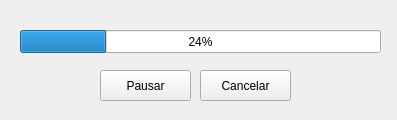
<?xml version="1.0" encoding="UTF-8"?>
<ui version="4.0">
 <class>frmDownloadStatus</class>
 <widget class="QWidget" name="frmDownloadStatus">
  <property name="geometry">
   <rect>
    <x>0</x>
    <y>0</y>
    <width>397</width>
    <height>120</height>
   </rect>
  </property>
  <property name="windowTitle">
   <string>Download</string>
  </property>
  <widget class="QProgressBar" name="progressBar">
   <property name="geometry">
    <rect>
     <x>20</x>
     <y>30</y>
     <width>361</width>
     <height>23</height>
    </rect>
   </property>
   <property name="value">
    <number>24</number>
   </property>
  </widget>
  <widget class="QPushButton" name="btCancelar">
   <property name="geometry">
    <rect>
     <x>200</x>
     <y>70</y>
     <width>91</width>
     <height>31</height>
    </rect>
   </property>
   <property name="text">
    <string>Cancelar</string>
   </property>
  </widget>
  <widget class="QPushButton" name="btPausar">
   <property name="geometry">
    <rect>
     <x>100</x>
     <y>70</y>
     <width>91</width>
     <height>31</height>
    </rect>
   </property>
   <property name="text">
    <string>Pausar</string>
   </property>
  </widget>
 </widget>
 <resources/>
 <connections/>
</ui>
